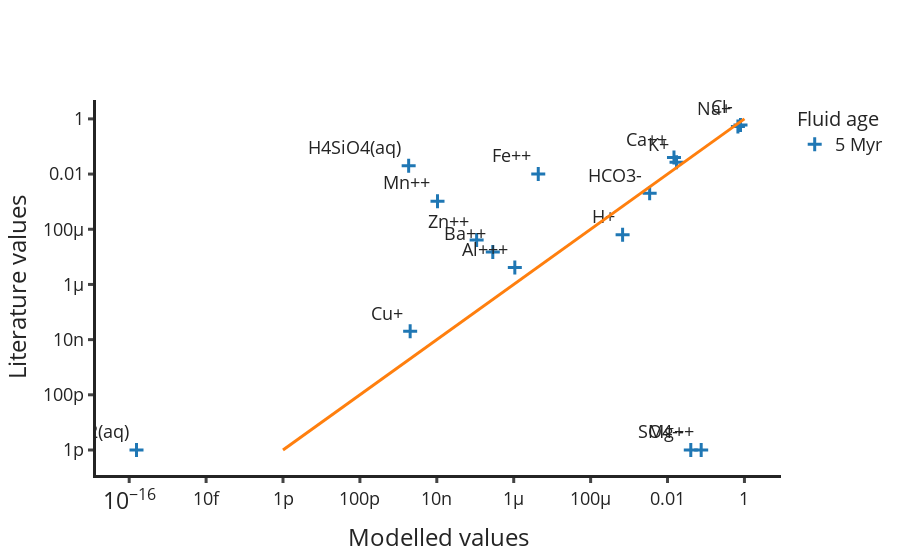

Notebook code for this chart:
### Code cell
fig = go.Figure()
fma_scatter = go.Scatter(x=model_vals, y=lit_vals, mode='markers+text', text=species, textposition='top left', name='5 Myr')
#oma_scatter = go.Scatter(x=one_myr_vals, y=lit_vals, mode='markers', text=species, textposition='top left', name='1 Myr')
line = go.Scatter(x=oneone, y=oneone, mode='lines', showlegend=False)
fig.add_trace(fma_scatter)
#fig.add_trace(oma_scatter)
fig.add_trace(line)
fig.update_xaxes(title='Modelled values', type="log")
fig.update_yaxes(title='Literature values', type="log")
fig.update_layout(
    template=template,
    legend=dict(title="Fluid age"))

fig.show()
fig.write_image('comp_crossplot.png')

### Figure 1 — Plotly figure (JSON) as saved in the notebook; plotly's stock layout.template omitted (floating-point values rounded to 4 significant figures)
{"data": [{"mode": "markers+text", "name": "5 Myr", "text": ["H+", "Al+++", "Mg++", "Ca++", "Fe++", "Ba++", "Mn++", "Zn++", "Cu+", "HCO3-", "Cl-", "K+", "Na+", "SO4--", "O2(aq)", "H4SiO4(aq)"], "textposition": "top left", "x": [0.0006785, 1.068e-06, 0.075, 0.01471, 4.346e-06, 2.855e-07, 1.042e-08, 1.085e-07, 2.027e-09, 0.003427, 0.7899, 0.01713, 0.6767, 0.04026, 1.549e-16, 1.852e-09], "y": [6.31e-05, 4.1e-06, 1e-12, 0.04, 0.01, 1.5e-05, 0.00104, 4.1e-05, 2e-08, 0.002, 0.6, 0.0267, 0.529, 1e-12, 1e-12, 0.0202], "type": "scatter"}, {"mode": "lines", "showlegend": false, "x": [1, 0.1, 0.01, 0.001, 0.0001, 1e-05, 1e-06, 1e-07, 1e-08, 1e-09, 1e-10, 1e-11, 1e-12], "y": [1, 0.1, 0.01, 0.001, 0.0001, 1e-05, 1e-06, 1e-07, 1e-08, 1e-09, 1e-10, 1e-11, 1e-12], "type": "scatter"}], "layout": {"xaxis": {"title": {"text": "Modelled values"}, "type": "log"}, "yaxis": {"title": {"text": "Literature values"}, "type": "log"}, "legend": {"title": {"text": "Fluid age"}}}}
